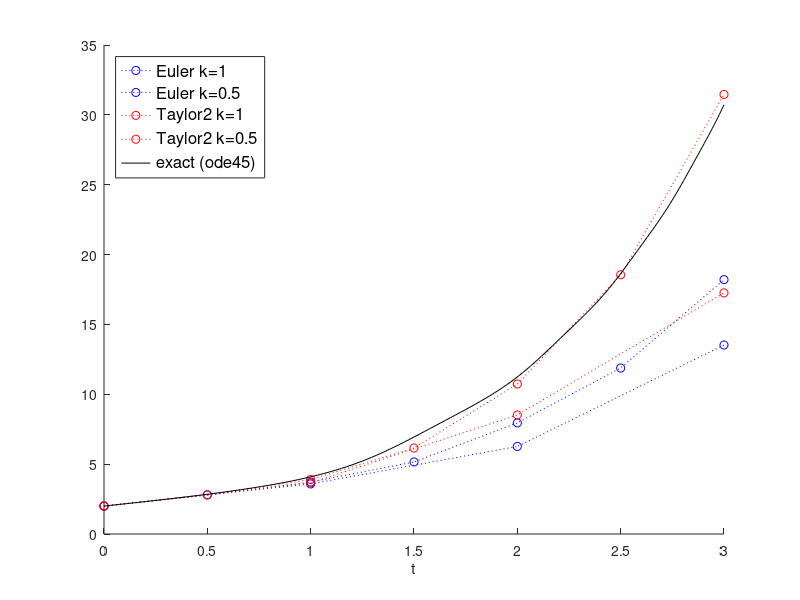

Here is the MATLAB script that generated this plot:
% TAYLOR2 Compare Taylor O(k^2) method to Euler O(k^1).
% Also show Matlab's black-box (ode45) solution as exact.
% Solves:  u' = u + cos(u), u(0)=2.

f = @(t,u) u + cos(u);

% Euler solutions
figure(1),  hold on
for k = [1.0 0.5]
    t = 0.0:k:3.0;
    U = zeros(1,length(t));
    U(1) = 2.0;
    for j = 1:length(t)-1
        U(j+1) = U(j) + k * f(t(j),U(j));
    end
    plot(t,U,'bo:')
end

% Taylor O(k^2) solutions
df = @(t,u) 1.0 - sin(u);  % not needed by Euler, ode45
for k = [1.0 0.5]
    t = 0.0:k:3.0;
    U = zeros(1,length(t));
    U(1) = 2.0;
    for j = 1:length(t)-1
        fj = f(t(j),U(j));
        U(j+1) = U(j) + k * f(t(j),U(j)) * (1.0 + (k/2) * df(t(j),U(j)));
    end
    plot(t,U,'ro:')
end

% generate high-accuracy black box solution (and regard
% it as exact)
opt = odeset('RelTol',1.0e-12);
[tt,UU] = ode45(f,[0,3],2,opt);
plot(tt,UU,'k'),  hold off,  xlabel t
legend('Euler k=1','Euler k=0.5','Taylor2 k=1','Taylor2 k=0.5',...
       'exact (ode45)','Location','NorthWest','FontSize',12.0)
print -dpng taylor2.png
